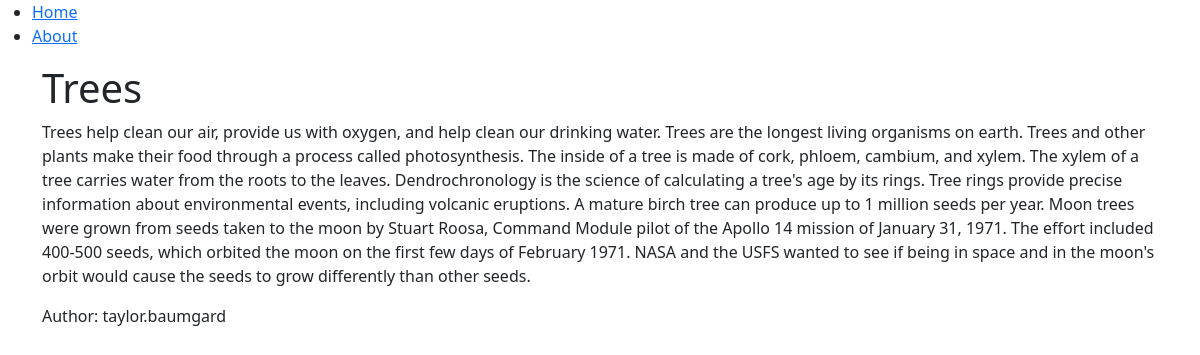
Screenshot of /trees with the database file from the repository.
### blog/models.py (models this page shows, shortened)
class Post(models.Model):
    title = models.CharField(max_length=200)
    content = models.TextField()
    date_created = models.DateTimeField(auto_now_add=True)
    slug = models.SlugField(max_length=200, unique=True)
    author = models.ForeignKey(to=User, on_delete=models.CASCADE)
    status = models.IntegerField(choices=STATUS, default=0)

### blog/views.py (the view)
# urls.py: path('<slug:slug>', views.BlogView.as_view(), name='blog_view'),
class BlogView(generic.DetailView):
    model = Post
    template_name = 'blog.html'

### templates/blog.html
{% extends 'base.html' %}
{% block content %}
    <div class='container'>
        <h1>{{object.title}}</h1>
        <p>{{object.content}}</p>
        <p>Author: {{object.author}}</p>
    </div>
{% endblock content %}

### rows the page displays
Post: title "Trees", content "Trees help clean our air, provide us with oxygen, and help clean our drinking water. Trees are the longest living organisms on earth. Trees and other plants make their food through a process called photosynthesis. The inside of a tree is made of cork, phloem, cambium, and xylem. The xylem of a tree carries water from the roots to the leaves. Dendrochronology is the science of calculating a tree's age by its rings. Tree rings provide precise information about environmental events, including volcanic eruptions. A mature birch tree can produce up to 1 million seeds per year. Moon trees were grown from seeds taken to the moon by Stuart Roosa, Command Module pilot of the Apollo 14 mission of…", author "taylor.baumgard"
